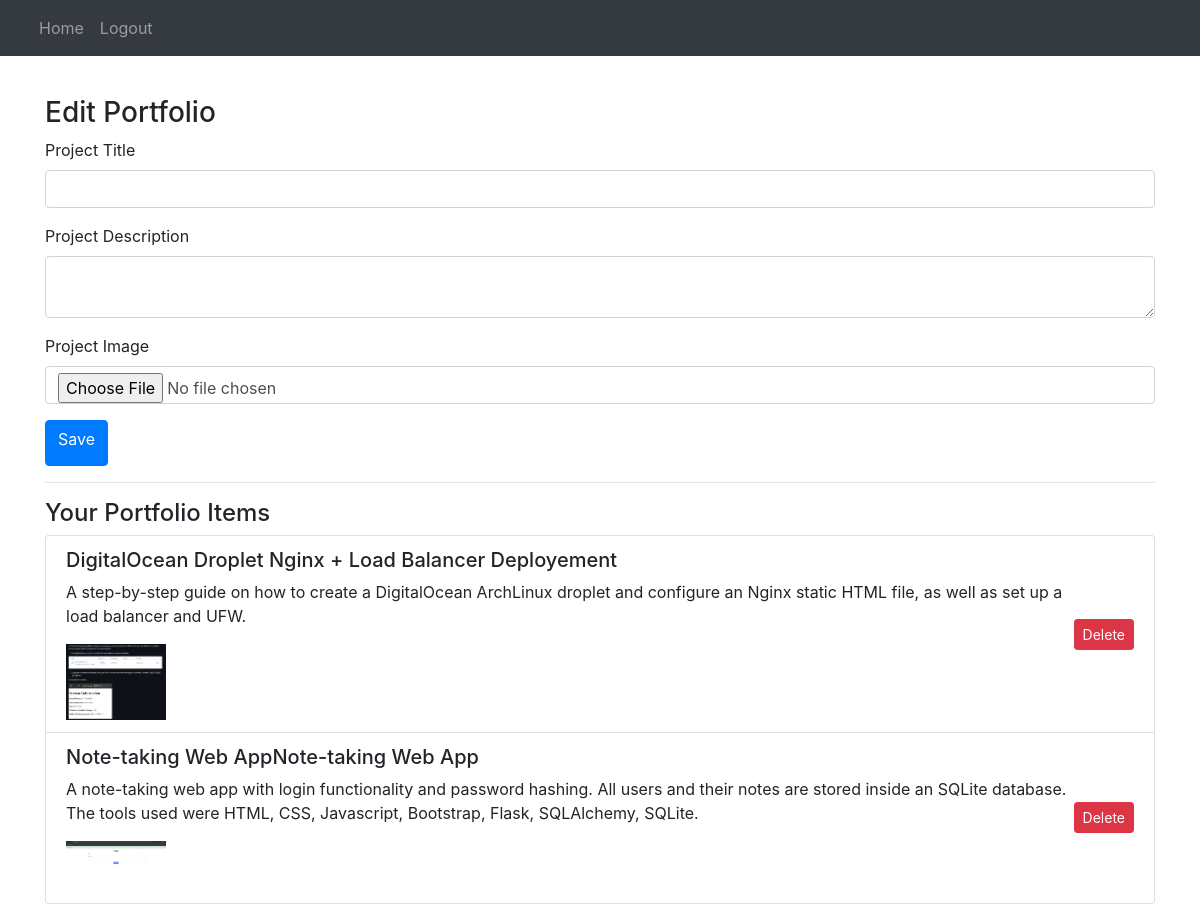
/edit-portfolio (signed in), run on the app's committed database.
### models.py (models this page shows, shortened)
class PortfolioItem(db.Model):
    id = db.Column(db.Integer, primary_key=True)
    title = db.Column(db.String(150), nullable=False)
    description = db.Column(db.Text, nullable=False)
    image_filename = db.Column(db.String(150), nullable=True)
    user_id = db.Column(db.Integer, db.ForeignKey('user.id'), nullable=False)

### app.py (the view, shortened to what this page needs)
@app.route('/edit-portfolio', methods=['GET', 'POST'])
@login_required
def edit_portfolio():
    form = PortfolioForm()
    portfolio_items = PortfolioItem.query.filter_by(user_id=current_user.id).all()
    return render_template('edit_portfolio.html', form=form, portfolio_items=portfolio_items, user=current_user)

### app.py
class PortfolioForm(FlaskForm):
    title = StringField('Project Title', validators=[DataRequired()])
    description = TextAreaField('Project Description', validators=[DataRequired()])
    image = FileField('Project Image')
    submit = SubmitField('Save')

### app.py (called while the page is built)
@login_manager.user_loader
def load_user(id):
    return User.query.get(int(id))

### templates/edit_portfolio.html (shortened to what this page needs)
{% extends 'base.html' %}
{% block content %}
<h3>Edit Portfolio</h3>
<form method="POST" enctype="multipart/form-data">
    <div class="form-group">
        {{ form.title.label }}
        {{ form.title(class="form-control") }}
    </div>
    <div class="form-group">
        {{ form.description.label }}
        {{ form.description(class="form-control") }}
    </div>
    <div class="form-group">
        {{ form.image.label }}
        {{ form.image(class="form-control") }}
    </div>
    <button type="submit" class="btn btn-primary">{{ form.submit.label }}</button>
</form>
<hr>
<h4>Your Portfolio Items</h4>
<ul class="list-group">
    {% for item in portfolio_items %}
    <li class="list-group-item d-flex justify-content-between align-items-center">
        <div>
            <h5>{{ item.title }}</h5>
            <p>{{ item.description }}</p>
            {% if item.image_filename %}
            <img src="{{ url_for('static', filename='images/' + item.image_filename) }}" alt="{{ item.title }}" style="max-width: 100px;">
            {% endif %}
        </div>
        <form method="POST" action="{{ url_for('delete_portfolio', item_id=item.id) }}">
            <button type="submit" class="btn btn-danger btn-sm">Delete</button>
        </form>
    </li>
    {% endfor %}
</ul>
{% endblock %}

### templates/base.html (shortened to what this page needs)
<!DOCTYPE html>
<html lang="en">
<head>
    <link rel="stylesheet" href="https://cdn.jsdelivr.net/npm/bootstrap@4.4.1/dist/css/bootstrap.min.css">
    <link rel="stylesheet" href="https://cdn.jsdelivr.net/npm/@fortawesome/fontawesome-free@6.4.2/css/fontawesome.min.css">
</head>
<body>
    <header class="bg-dark fixed-top">
        <nav class="navbar navbar-expand-lg navbar-dark bg-dark">
            <div class="container-fluid">
                <div class="collapse navbar-collapse" id="navbarSupportedContent">
                    <ul class="navbar-nav ms-auto mb-2 mb-lg-0">
                        {% if user.is_authenticated %}
                        <li class="nav-item">
                            <a class="nav-link" href="/">Home</a>
                        </li>
                        <li class="nav-item">
                            <a class="nav-link" href="/logout">Logout</a>
                        </li>
                        {% endif %}
                    </ul>
                </div>
            </div>
        </nav>
    </header>
    <div class="container mt-5 pt-5">
        {% block content %}
        {% endblock %}
    </div>
</body>
</html>

### data on the page
PortfolioItem: title "DigitalOcean Droplet Nginx + Load Balancer Deployement", description "A step-by-step guide on how to create a DigitalOcean ArchLinux droplet and configure an Nginx static HTML file, as well as set up a load balancer and UFW.", image_filename (picture)
PortfolioItem: title "Note-taking Web AppNote-taking Web App", description "A note-taking web app with login functionality and password hashing. All users and their notes are stored inside an SQLite database. The tools used were HTML, CSS, Javascript, Bootstrap, Flask, SQLAlchemy, SQLite.", image_filename (picture)
